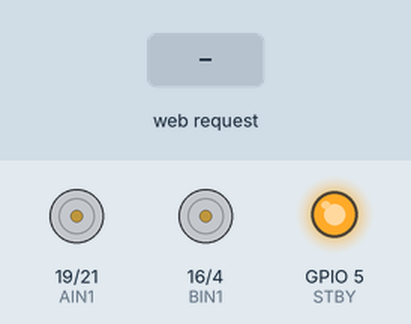
Recording of a sketch running on a simulated ESP32. On the bench: motor-driver pin pairs drawn as motors (green arrow = first pin HIGH = forward, orange = second pin HIGH = backward, longer = more drive, scaled by the enable pin, stopped while the standby pin is LOW), output pins drawn as LEDs (lit = HIGH). Inputs (shaded band) come from the test bench.

Above: at 1.2 s.
1.3 s: HTTP request GET /forward received
At 2.3 s:
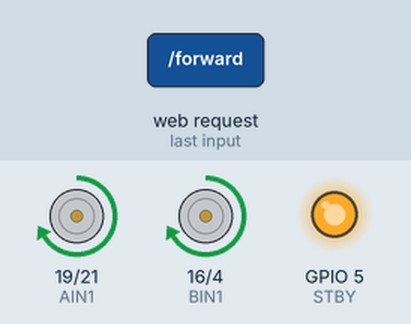
2.8 s: HTTP request GET /reverse received
At 3.4 s:
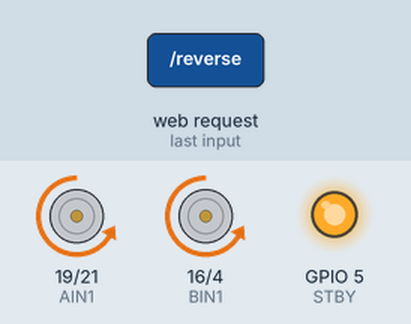
4.3 s: HTTP request GET /left received
At 4.6 s:
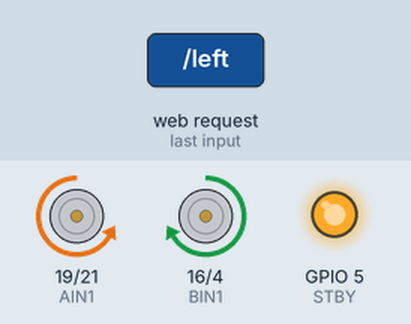
5.8 s: HTTP request GET /right received
At 7.0 s:
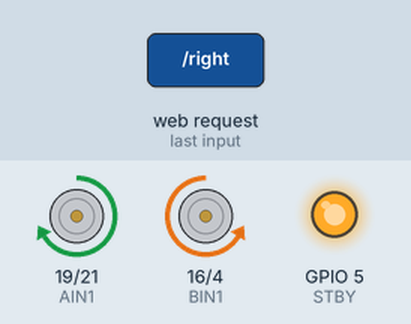
Timing chart, 0 to 8.3 s (numbered marks = the images above; inputs shaded):
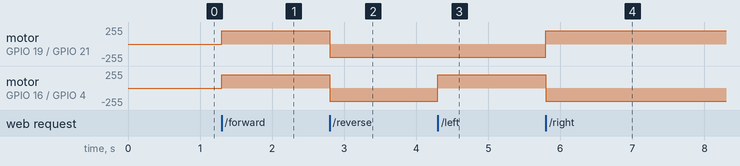

The sketch:

wifi_car.ino
```cpp
#include <WiFi.h>
#include <WebServer.h>

// Wi-Fi Credentials for Access Point Mode
const char* ssid = "ESP32-Car";
const char* password = "12345678";

WebServer server(80);

// Pin Definitions
const int AIN1 = 19;
const int AIN2 = 21;
const int PWMA = 18;

const int BIN1 = 16;
const int BIN2 = 4;
const int PWMB = 17;

const int STBY = 5;

const int MOTOR_SPEED = 200; // 0 to 255

// HTML & JavaScript Web Page Interface
const char HTML_PAGE[] PROGMEM = R"rawliteral(
<!DOCTYPE html>
<html>
<head>
  <meta name="viewport" content="width=device-width, initial-scale=1.0, user-scalable=no">
  <title>ESP32 Wi-Fi Car</title>
  <style>
    body { font-family: Arial, sans-serif; text-align: center; background-color: #1a1a1a; color: white; margin: 0; padding-top: 30px; }
    h2 { margin-bottom: 20px; }
    .grid { display: inline-grid; grid-template-columns: repeat(3, 90px); grid-gap: 15px; }
    .btn { width: 90px; height: 90px; font-size: 28px; border: none; border-radius: 16px; background: #007bff; color: white; font-weight: bold; cursor: pointer; touch-action: manipulation; }
    .btn:active { background: #0056b3; }
    .stop { background: #dc3545; }
    .stop:active { background: #a71d2a; }
    .empty { visibility: hidden; }
  </style>
</head>
<body>
  <h2>ESP32 Robot Controller</h2>
  <div class="grid">
    <div class="empty"></div>
    <button class="btn" onclick="cmd('forward')">&#9650;</button>
    <div class="empty"></div>

    <button class="btn" onclick="cmd('left')">&#9664;</button>
    <button class="btn stop" onclick="cmd('stop')">&#9632;</button>
    <button class="btn" onclick="cmd('right')">&#9654;</button>

    <div class="empty"></div>
    <button class="btn" onclick="cmd('reverse')">&#9660;</button>
    <div class="empty"></div>
  </div>

  <script>
    function cmd(direction) {
      fetch('/' + direction);
    }
  </script>
</body>
</html>
)rawliteral";

// Motor Action Functions
void stopMotors() {
  digitalWrite(AIN1, LOW);
  digitalWrite(AIN2, LOW);
  digitalWrite(BIN1, LOW);
  digitalWrite(BIN2, LOW);
  analogWrite(PWMA, 0);
  analogWrite(PWMB, 0);
}

void moveForward() {
  digitalWrite(AIN1, HIGH); digitalWrite(AIN2, LOW); analogWrite(PWMA, MOTOR_SPEED);
  digitalWrite(BIN1, HIGH); digitalWrite(BIN2, LOW); analogWrite(PWMB, MOTOR_SPEED);
}

void moveReverse() {
  digitalWrite(AIN1, LOW); digitalWrite(AIN2, HIGH); analogWrite(PWMA, MOTOR_SPEED);
  digitalWrite(BIN1, LOW); digitalWrite(BIN2, HIGH); analogWrite(PWMB, MOTOR_SPEED);
}

void turnLeft() {
  digitalWrite(AIN1, LOW);  digitalWrite(AIN2, HIGH); analogWrite(PWMA, MOTOR_SPEED);
  digitalWrite(BIN1, HIGH); digitalWrite(BIN2, LOW);  analogWrite(PWMB, MOTOR_SPEED);
}

void turnRight() {
  digitalWrite(AIN1, HIGH); digitalWrite(AIN2, LOW);  analogWrite(PWMA, MOTOR_SPEED);
  digitalWrite(BIN1, LOW);  digitalWrite(BIN2, HIGH); analogWrite(PWMB, MOTOR_SPEED);
}

void setup() {
  // Pin modes
  pinMode(AIN1, OUTPUT); pinMode(AIN2, OUTPUT); pinMode(PWMA, OUTPUT);
  pinMode(BIN1, OUTPUT); pinMode(BIN2, OUTPUT); pinMode(PWMB, OUTPUT);
  pinMode(STBY, OUTPUT);

  // Driver active
  digitalWrite(STBY, HIGH);
  stopMotors();

  // Start Wi-Fi Access Point
  WiFi.softAP(ssid, password);

  // Web routes
  server.on("/", []() { server.send(200, "text/html", HTML_PAGE); });
  server.on("/forward", []() { moveForward(); server.send(200, "text/plain", "OK"); });
  server.on("/reverse", []() { moveReverse(); server.send(200, "text/plain", "OK"); });
  server.on("/left", []() { turnLeft(); server.send(200, "text/plain", "OK"); });
  server.on("/right", []() { turnRight(); server.send(200, "text/plain", "OK"); });
  server.on("/stop", []() { stopMotors(); server.send(200, "text/plain", "OK"); });

  server.begin();
}

void loop() {
  server.handleClient();
}
```

Measured:
- after the input at 1.3 s, motor on GPIO 19 (AIN1) / GPIO 21 (AIN2), motor on GPIO 16 (BIN1) / GPIO 4 (BIN2): stopped → forward 200/255 at once
- after the input at 2.8 s, motor on GPIO 19 (AIN1) / GPIO 21 (AIN2), motor on GPIO 16 (BIN1) / GPIO 4 (BIN2): forward 200/255 → backward 200/255 at once
- after the input at 4.3 s, motor on GPIO 16 (BIN1) / GPIO 4 (BIN2): backward 200/255 → forward 200/255 at once
- after the input at 5.8 s, motor on GPIO 19 (AIN1) / GPIO 21 (AIN2): backward 200/255 → forward 200/255 at once; motor on GPIO 16 (BIN1) / GPIO 4 (BIN2): forward 200/255 → backward 200/255 at once
